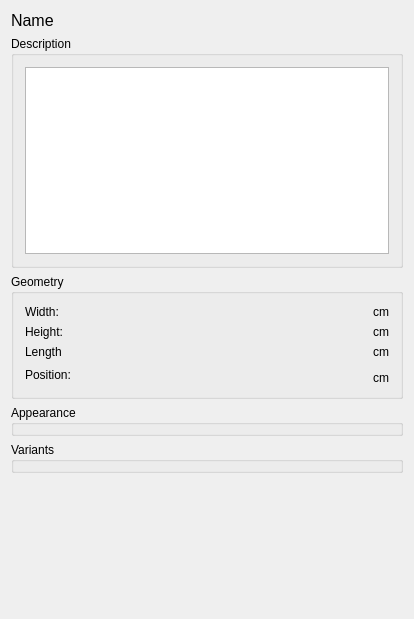
<ui version="4.0" >
 <comment>Python:from Utils import FloatInRangeControl
Python:from ChangeIndicatedLE import ChangeIndicatedLE</comment>
 <class>SceneObjectPanelBase</class>
 <widget class="QWidget" name="SceneObjectPanelBase" >
  <property name="geometry" >
   <rect>
    <x>0</x>
    <y>0</y>
    <width>414</width>
    <height>619</height>
   </rect>
  </property>
  <property name="windowTitle" >
   <string>SceneObjectPanelBase</string>
  </property>
  <layout class="QVBoxLayout" name="verticalLayout_2" >
   <item>
    <widget class="QLabel" name="label_name" >
     <property name="font" >
      <font>
       <pointsize>12</pointsize>
      </font>
     </property>
     <property name="text" >
      <string>Name</string>
     </property>
    </widget>
   </item>
   <item>
    <widget class="QGroupBox" name="groupDescription" >
     <property name="title" >
      <string>Description</string>
     </property>
     <layout class="QVBoxLayout" name="verticalLayout" >
      <item>
       <widget class="QPlainTextEdit" name="editDescription" >
        <property name="readOnly" >
         <bool>true</bool>
        </property>
       </widget>
      </item>
     </layout>
    </widget>
   </item>
   <item>
    <widget class="QGroupBox" name="groupGeometry" >
     <property name="title" >
      <string>Geometry</string>
     </property>
     <layout class="QGridLayout" name="gridLayout" >
      <item row="0" column="0" colspan="2" >
       <widget class="QLabel" name="label_width" >
        <property name="text" >
         <string>Width:</string>
        </property>
       </widget>
      </item>
      <item row="0" column="3" >
       <widget class="ChangeIndicatedLE" native="1" name="lineEdit_width" >
        <property name="sizePolicy" >
         <sizepolicy vsizetype="Fixed" hsizetype="Fixed" >
          <horstretch>0</horstretch>
          <verstretch>0</verstretch>
         </sizepolicy>
        </property>
        <property name="maximumSize" >
         <size>
          <width>70</width>
          <height>16777215</height>
         </size>
        </property>
       </widget>
      </item>
      <item row="0" column="4" >
       <widget class="QLabel" name="label_width_unit" >
        <property name="sizePolicy" >
         <sizepolicy vsizetype="Preferred" hsizetype="Fixed" >
          <horstretch>0</horstretch>
          <verstretch>0</verstretch>
         </sizepolicy>
        </property>
        <property name="text" >
         <string>cm</string>
        </property>
       </widget>
      </item>
      <item row="1" column="0" colspan="2" >
       <widget class="QLabel" name="label_height" >
        <property name="text" >
         <string>Height:</string>
        </property>
       </widget>
      </item>
      <item row="1" column="3" >
       <widget class="ChangeIndicatedLE" native="1" name="lineEdit_height" >
        <property name="sizePolicy" >
         <sizepolicy vsizetype="Fixed" hsizetype="Fixed" >
          <horstretch>0</horstretch>
          <verstretch>0</verstretch>
         </sizepolicy>
        </property>
        <property name="maximumSize" >
         <size>
          <width>70</width>
          <height>16777215</height>
         </size>
        </property>
       </widget>
      </item>
      <item row="1" column="4" >
       <widget class="QLabel" name="label_height_unit" >
        <property name="sizePolicy" >
         <sizepolicy vsizetype="Preferred" hsizetype="Fixed" >
          <horstretch>0</horstretch>
          <verstretch>0</verstretch>
         </sizepolicy>
        </property>
        <property name="text" >
         <string>cm</string>
        </property>
       </widget>
      </item>
      <item row="2" column="0" colspan="2" >
       <widget class="QLabel" name="label_length" >
        <property name="text" >
         <string>Length</string>
        </property>
       </widget>
      </item>
      <item row="2" column="3" >
       <widget class="ChangeIndicatedLE" native="1" name="lineEdit_length" >
        <property name="sizePolicy" >
         <sizepolicy vsizetype="Fixed" hsizetype="Fixed" >
          <horstretch>0</horstretch>
          <verstretch>0</verstretch>
         </sizepolicy>
        </property>
        <property name="maximumSize" >
         <size>
          <width>70</width>
          <height>16777215</height>
         </size>
        </property>
       </widget>
      </item>
      <item row="2" column="4" >
       <widget class="QLabel" name="label_length_unit" >
        <property name="sizePolicy" >
         <sizepolicy vsizetype="Preferred" hsizetype="Fixed" >
          <horstretch>0</horstretch>
          <verstretch>0</verstretch>
         </sizepolicy>
        </property>
        <property name="text" >
         <string>cm</string>
        </property>
       </widget>
      </item>
      <item rowspan="2" row="3" column="0" colspan="2" >
       <widget class="QLabel" name="label_translation" >
        <property name="text" >
         <string>Position:</string>
        </property>
       </widget>
      </item>
      <item row="4" column="1" >
       <widget class="ChangeIndicatedLE" native="1" name="lineEdit_trans_x" >
        <property name="sizePolicy" >
         <sizepolicy vsizetype="Fixed" hsizetype="Fixed" >
          <horstretch>0</horstretch>
          <verstretch>0</verstretch>
         </sizepolicy>
        </property>
        <property name="maximumSize" >
         <size>
          <width>60</width>
          <height>16777215</height>
         </size>
        </property>
       </widget>
      </item>
      <item row="4" column="2" >
       <widget class="ChangeIndicatedLE" native="1" name="lineEdit_trans_y" >
        <property name="sizePolicy" >
         <sizepolicy vsizetype="Fixed" hsizetype="Fixed" >
          <horstretch>0</horstretch>
          <verstretch>0</verstretch>
         </sizepolicy>
        </property>
        <property name="maximumSize" >
         <size>
          <width>60</width>
          <height>16777215</height>
         </size>
        </property>
       </widget>
      </item>
      <item row="4" column="3" >
       <widget class="ChangeIndicatedLE" native="1" name="lineEdit_trans_z" >
        <property name="sizePolicy" >
         <sizepolicy vsizetype="Fixed" hsizetype="Fixed" >
          <horstretch>0</horstretch>
          <verstretch>0</verstretch>
         </sizepolicy>
        </property>
        <property name="maximumSize" >
         <size>
          <width>60</width>
          <height>16777215</height>
         </size>
        </property>
       </widget>
      </item>
      <item row="4" column="4" >
       <widget class="QLabel" name="label_translation_unit" >
        <property name="sizePolicy" >
         <sizepolicy vsizetype="Preferred" hsizetype="Fixed" >
          <horstretch>0</horstretch>
          <verstretch>0</verstretch>
         </sizepolicy>
        </property>
        <property name="text" >
         <string>cm</string>
        </property>
       </widget>
      </item>
     </layout>
    </widget>
   </item>
   <item>
    <widget class="QGroupBox" name="groupAppearance" >
     <property name="title" >
      <string>Appearance</string>
     </property>
    </widget>
   </item>
   <item>
    <widget class="QGroupBox" name="groupVariant" >
     <property name="title" >
      <string>Variants</string>
     </property>
    </widget>
   </item>
   <item>
    <spacer name="verticalSpacer" >
     <property name="orientation" >
      <enum>Qt::Vertical</enum>
     </property>
     <property name="sizeHint" stdset="0" >
      <size>
       <width>358</width>
       <height>140</height>
      </size>
     </property>
    </spacer>
   </item>
  </layout>
 </widget>
 <layoutdefault spacing="6" margin="11" />
 <pixmapfunction>qPixmapFromMimeSource</pixmapfunction>
 <customwidgets>
  <customwidget>
   <class>ChangeIndicatedLE</class>
   <extends>QWidget</extends>
   <header location="global" >ChangeIndicatedLE</header>
  </customwidget>
 </customwidgets>
 <includes>
  <include location="local" >changeindicatedle.h</include>
  <include location="local" >floatinrangecontrol.h</include>
 </includes>
 <resources/>
 <connections/>
</ui>
